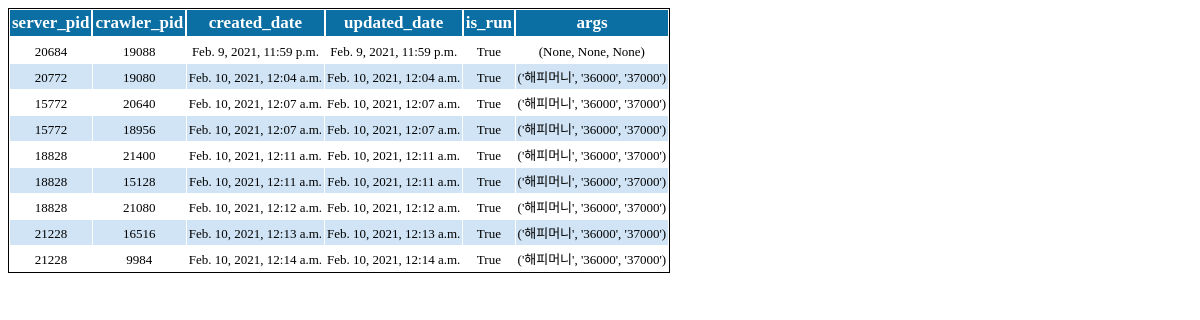
Before: /process/ with the older database file.
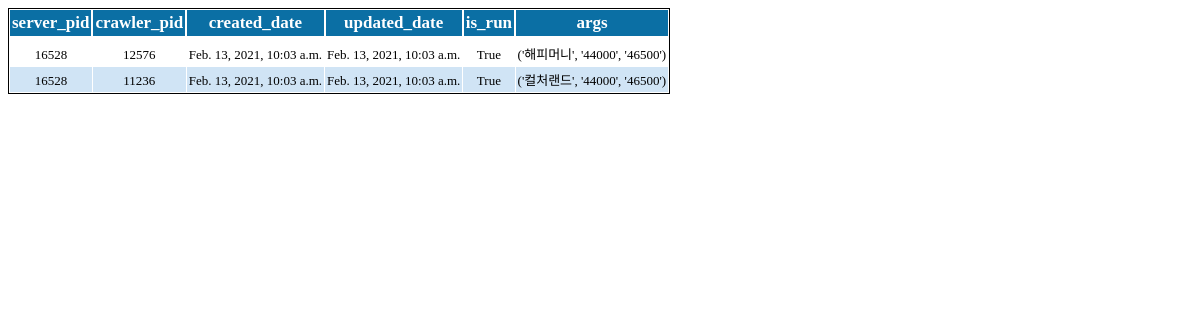
After: the same page with the newer database file.
### giftcard/models.py (models this page shows)
class CrawlerProcess(models.Model):
    server_pid = models.IntegerField()
    crawler_pid = models.IntegerField()
    created_date = models.DateTimeField(auto_now_add=True)
    updated_date = models.DateTimeField(auto_now=True)
    is_run = models.BooleanField()
    args = models.TextField()

### giftcard/views.py (the view, shortened to what this page needs)
# urls.py: path('process/', ProcessView.as_view(), name='process')
class ProcessView(View):
    def get(self, request, *args, **kwargs):
        crawler_process_info = CrawlerProcess.objects.filter(is_run=True).order_by('created_date')
        return render(request, 'process_list.html', context={"processes":crawler_process_info})

### giftcard/templates/process_list.html (shortened to what this page needs)
<!DOCTYPE html>
<html>
<head>
    {% load static %}
    <link rel='stylesheet' type='text/css' media='screen' href='{% static "style.css" %}'>
</head>
<body>
    <div class="divTable" style="border: 1px solid #000;">
        <div class="divTable paleBlueRows">
            <div class="divTableHeading">
                <div class="divTableRow">
                    <div class="divTableHead">server_pid</div>
                    <div class="divTableHead">crawler_pid</div>
                    <div class="divTableHead">created_date</div>
                    <div class="divTableHead">updated_date</div>
                    <div class="divTableHead">is_run</div>
                    <div class="divTableHead">args</div>
                </div>
            </div>
            <div class="divTableBody">
                {% for process in processes %}
                <div class="divTableRow">
                    <div class="divTableCell">{{process.server_pid}}</div>
                    <div class="divTableCell">{{process.crawler_pid}}</div>
                    <div class="divTableCell">{{process.created_date}}</div>
                    <div class="divTableCell">{{process.updated_date}}</div>
                    <div class="divTableCell">{{process.is_run}}</div>
                    <div class="divTableCell">{{process.args}}</div>
                </div>
                {% endfor %}
            </div>
        </div>
    </div>
</body>
</html>

Changed rows visible on the page:
no longer on this page (row edited): CrawlerProcess: server_pid "20684", crawler_pid "19088", created_date "Feb. 9, 2021, 11:59 p.m.", updated_date "Feb. 9, 2021, 11:59 p.m.", is_run "True", args "(None, None, None)"
no longer on this page (row edited): CrawlerProcess: server_pid "20772", crawler_pid "19080", created_date "Feb. 10, 2021, 12:04 a.m.", updated_date "Feb. 10, 2021, 12:04 a.m.", is_run "True", args "('해피머니', '36000', '37000')"
no longer on this page (row edited): CrawlerProcess: server_pid "15772", crawler_pid "20640", created_date "Feb. 10, 2021, 12:07 a.m.", updated_date "Feb. 10, 2021, 12:07 a.m.", is_run "True", args "('해피머니', '36000', '37000')"
no longer on this page (row edited): CrawlerProcess: server_pid "15772", crawler_pid "18956", created_date "Feb. 10, 2021, 12:07 a.m.", updated_date "Feb. 10, 2021, 12:07 a.m.", is_run "True", args "('해피머니', '36000', '37000')"
no longer on this page (row edited): CrawlerProcess: server_pid "18828", crawler_pid "21400", created_date "Feb. 10, 2021, 12:11 a.m.", updated_date "Feb. 10, 2021, 12:11 a.m.", is_run "True", args "('해피머니', '36000', '37000')"
no longer on this page (row edited): CrawlerProcess: server_pid "18828", crawler_pid "15128", created_date "Feb. 10, 2021, 12:11 a.m.", updated_date "Feb. 10, 2021, 12:11 a.m.", is_run "True", args "('해피머니', '36000', '37000')"
no longer on this page (row edited): CrawlerProcess: server_pid "18828", crawler_pid "21080", created_date "Feb. 10, 2021, 12:12 a.m.", updated_date "Feb. 10, 2021, 12:12 a.m.", is_run "True", args "('해피머니', '36000', '37000')"
no longer on this page (row edited): CrawlerProcess: server_pid "21228", crawler_pid "16516", created_date "Feb. 10, 2021, 12:13 a.m.", updated_date "Feb. 10, 2021, 12:13 a.m.", is_run "True", args "('해피머니', '36000', '37000')"
no longer on this page (row edited): CrawlerProcess: server_pid "21228", crawler_pid "9984", created_date "Feb. 10, 2021, 12:14 a.m.", updated_date "Feb. 10, 2021, 12:14 a.m.", is_run "True", args "('해피머니', '36000', '37000')"
added CrawlerProcess: server_pid "16528", crawler_pid "12576", created_date "Feb. 13, 2021, 10:03 a.m.", updated_date "Feb. 13, 2021, 10:03 a.m.", is_run "True", args "('해피머니', '44000', '46500')"
added CrawlerProcess: server_pid "16528", crawler_pid "11236", created_date "Feb. 13, 2021, 10:03 a.m.", updated_date "Feb. 13, 2021, 10:03 a.m.", is_run "True", args "('컬처랜드', '44000', '46500')"
